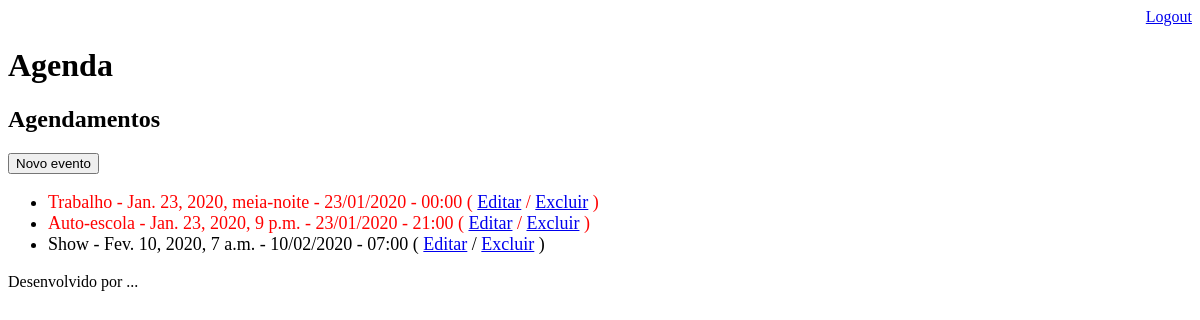
Page /agenda/ (signed in) on the earlier database version.
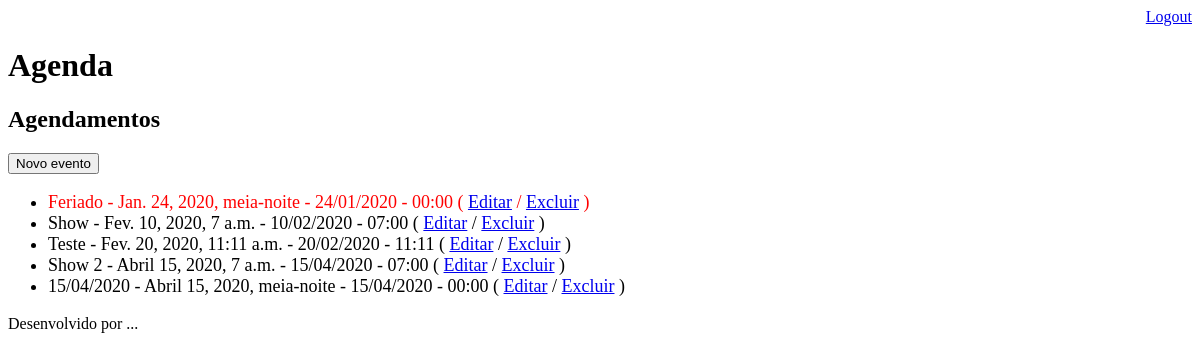
Same page on the later database version.
### core/models.py (models this page shows, shortened)
class Evento(models.Model):
    titulo = models.CharField(max_length=100)
    descricao = models.TextField(blank=True, null=True)
    data_evento = models.DateTimeField(verbose_name="Data do Evento")
    data_criacao = models.DateTimeField(auto_now=True, verbose_name="Data de criação")
    usuario = models.ForeignKey(User, on_delete=models.CASCADE)
    class Meta:
        db_table = "evento"
    def get_data_evento(self):
        return self.data_evento.strftime('%d/%m/%Y - %H:%M')
    def get_evento_atrasado(self):
        if self.data_evento < datetime.now():
            return True
        else:
            return False

### core/views.py (the view)
# urls.py: path('agenda/', views.lista_eventos),
@login_required(login_url='/login/')
def lista_eventos(request):
    usuario = request.user
    evento = Evento.objects.filter(usuario=usuario)
    response = {'evento': evento}
    return render(request, 'agenda.html', response)

### templates/agenda.html
{% extends "model-page.html" %}
{% block content %}
<h2>Agendamentos</h2>
    <a href="evento/">
        <button type="button">Novo evento</button>
    </a>
    <ul style="font-size: 18px">
       {% for registro in evento %}
            <li>
                <div style= {% if registro.get_evento_atrasado %}
                            "color:red"
                            {% endif %}>
                    {{registro.titulo}} - {{registro.data_evento}} - {{registro.get_data_evento}}
                    ( <a href="evento/?id={{ registro.id }}">Editar</a>
                    / <a href="evento/delete/{{ registro.id }}/">Excluir</a> )
                </div>
            </li>
       {% endfor %}
    </ul>
{% endblock %}

### templates/model-page.html
<!DOCTYPE html>
<html lang="en">
<head>
  {% include "model-header.html" %}
</head>
<body>
  {% block content %}
  {% endblock %}
  {% include "model-footer.html" %}
</body>
</html>

### templates/model-header.html (shortened to what this page needs)
    <div align="right">
        <a href="/logout">Logout</a>
    </div>
    <h1>Agenda</h1>

### templates/model-footer.html
<p>Desenvolvido por ...</p>

Differences in the rows shown:
removed Evento: titulo "Trabalho", data_evento "Jan. 23, 2020, meia-noite", get_data_evento "23/01/2020 - 00:00"
removed Evento: titulo "Auto-escola", data_evento "Jan. 23, 2020, 9 p.m.", get_data_evento "23/01/2020 - 21:00"
now on this page (row edited): Evento: titulo "Feriado", data_evento "Jan. 24, 2020, meia-noite", get_data_evento "24/01/2020 - 00:00"
added Evento: titulo "Teste", data_evento "Fev. 20, 2020, 11:11 a.m.", get_data_evento "20/02/2020 - 11:11"
added Evento: titulo "Show 2", data_evento "Abril 15, 2020, 7 a.m.", get_data_evento "15/04/2020 - 07:00"
added Evento: titulo "15/04/2020", data_evento "Abril 15, 2020, meia-noite", get_data_evento "15/04/2020 - 00:00"
